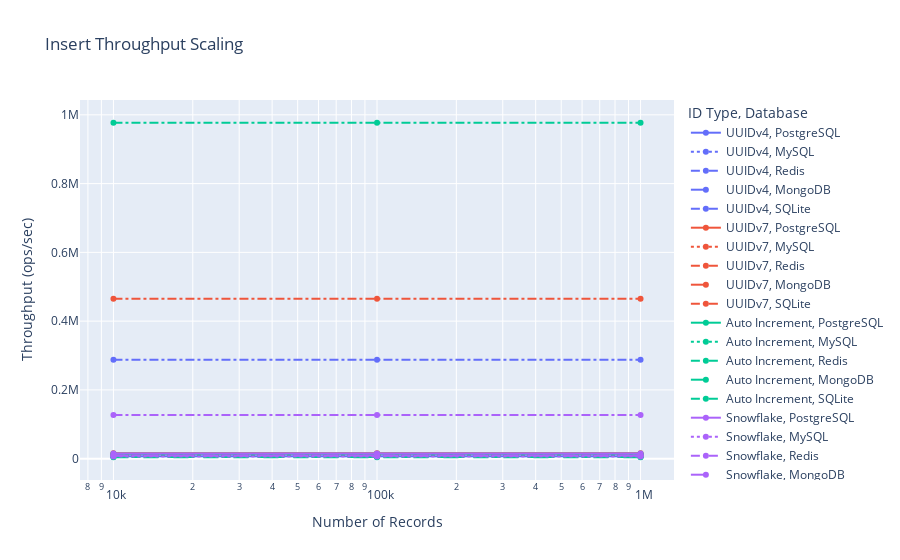

Notebook cell for this chart:
### Markdown cell above
**考察:**  
UUIDv4は各データベースで挿入時の平均レイテンシが高めで、特にPostgreSQLとMySQLではB-Treeインデックスの局所性が崩れた影響が顕著に表れた。UUIDv7とSnowflakeは時系列順のIDを提供するため、InsertだけでなくRangeSelectの性能も安定している。一方でAuto Incrementは全体的に最速だが、分散環境ではID生成の単一点障害が課題になる。

### Code cell
fig_insert_scaling = px.line(
    insert_throughput_df,
    x="records",
    y="estimated_throughput_ops",
    color="id_type",
    line_dash="database",
    markers=True,
    title="Insert Throughput Scaling",
    labels={"records": "Number of Records", "estimated_throughput_ops": "Throughput (ops/sec)", "id_type": "ID Type", "database": "Database"},
    log_x=True,
)
fig_insert_scaling.show()

### Figure 1 — Plotly figure (JSON) as saved in the notebook; plotly's stock layout.template omitted (floating-point values rounded to 4 significant figures)
{"data": [{"hovertemplate": "ID Type=UUIDv4<br>Database=PostgreSQL<br>Number of Records=%{x}<br>Throughput (ops/sec)=%{y}<extra></extra>", "legendgroup": "UUIDv4, PostgreSQL", "line": {"color": "#636efa", "dash": "solid"}, "marker": {"symbol": "circle"}, "mode": "lines+markers", "name": "UUIDv4, PostgreSQL", "orientation": "v", "showlegend": true, "type": "scatter", "x": [10000, 100000, 1000000], "xaxis": "x", "y": [7019.0, 7019.0, 7019.0], "yaxis": "y"}, {"hovertemplate": "ID Type=UUIDv4<br>Database=MySQL<br>Number of Records=%{x}<br>Throughput (ops/sec)=%{y}<extra></extra>", "legendgroup": "UUIDv4, MySQL", "line": {"color": "#636efa", "dash": "dot"}, "marker": {"symbol": "circle"}, "mode": "lines+markers", "name": "UUIDv4, MySQL", "orientation": "v", "showlegend": true, "type": "scatter", "x": [10000, 100000, 1000000], "xaxis": "x", "y": [10670.0, 10670.0, 10670.0], "yaxis": "y"}, {"hovertemplate": "ID Type=UUIDv4<br>Database=Redis<br>Number of Records=%{x}<br>Throughput (ops/sec)=%{y}<extra></extra>", "legendgroup": "UUIDv4, Redis", "line": {"color": "#636efa", "dash": "dash"}, "marker": {"symbol": "circle"}, "mode": "lines+markers", "name": "UUIDv4, Redis", "orientation": "v", "showlegend": true, "type": "scatter", "x": [10000, 100000, 1000000], "xaxis": "x", "y": [8066.0, 8066.0, 8066.0], "yaxis": "y"}, {"hovertemplate": "ID Type=UUIDv4<br>Database=MongoDB<br>Number of Records=%{x}<br>Throughput (ops/sec)=%{y}<extra></extra>", "legendgroup": "UUIDv4, MongoDB", "line": {"color": "#636efa", "dash": "longdash"}, "marker": {"symbol": "circle"}, "mode": "lines+markers", "name": "UUIDv4, MongoDB", "orientation": "v", "showlegend": true, "type": "scatter", "x": [10000, 100000, 1000000], "xaxis": "x", "y": [7577.0, 7577.0, 7577.0], "yaxis": "y"}, {"hovertemplate": "ID Type=UUIDv4<br>Database=SQLite<br>Number of Records=%{x}<br>Throughput (ops/sec)=%{y}<extra></extra>", "legendgroup": "UUIDv4, SQLite", "line": {"color": "#636efa", "dash": "dashdot"}, "marker": {"symbol": "circle"}, "mode": "lines+markers", "name": "UUIDv4, SQLite", "orientation": "v", "showlegend": true, "type": "scatter", "x": [10000, 100000, 1000000], "xaxis": "x", "y": [287900.0, 287900.0, 287900.0], "yaxis": "y"}, {"hovertemplate": "ID Type=UUIDv7<br>Database=PostgreSQL<br>Number of Records=%{x}<br>Throughput (ops/sec)=%{y}<extra></extra>", "legendgroup": "UUIDv7, PostgreSQL", "line": {"color": "#EF553B", "dash": "solid"}, "marker": {"symbol": "circle"}, "mode": "lines+markers", "name": "UUIDv7, PostgreSQL", "orientation": "v", "showlegend": true, "type": "scatter", "x": [10000, 100000, 1000000], "xaxis": "x", "y": [16100.0, 16100.0, 16100.0], "yaxis": "y"}, {"hovertemplate": "ID Type=UUIDv7<br>Database=MySQL<br>Number of Records=%{x}<br>Throughput (ops/sec)=%{y}<extra></extra>", "legendgroup": "UUIDv7, MySQL", "line": {"color": "#EF553B", "dash": "dot"}, "marker": {"symbol": "circle"}, "mode": "lines+markers", "name": "UUIDv7, MySQL", "orientation": "v", "showlegend": true, "type": "scatter", "x": [10000, 100000, 1000000], "xaxis": "x", "y": [9440.0, 9440.0, 9440.0], "yaxis": "y"}, {"hovertemplate": "ID Type=UUIDv7<br>Database=Redis<br>Number of Records=%{x}<br>Throughput (ops/sec)=%{y}<extra></extra>", "legendgroup": "UUIDv7, Redis", "line": {"color": "#EF553B", "dash": "dash"}, "marker": {"symbol": "circle"}, "mode": "lines+markers", "name": "UUIDv7, Redis", "orientation": "v", "showlegend": true, "type": "scatter", "x": [10000, 100000, 1000000], "xaxis": "x", "y": [10120.0, 10120.0, 10120.0], "yaxis": "y"}, {"hovertemplate": "ID Type=UUIDv7<br>Database=MongoDB<br>Number of Records=%{x}<br>Throughput (ops/sec)=%{y}<extra></extra>", "legendgroup": "UUIDv7, MongoDB", "line": {"color": "#EF553B", "dash": "longdash"}, "marker": {"symbol": "circle"}, "mode": "lines+markers", "name": "UUIDv7, MongoDB", "orientation": "v", "showlegend": true, "type": "scatter", "x": [10000, 100000, 1000000], "xaxis": "x", "y": [8384.0, 8384.0, 8384.0], "yaxis": "y"}, {"hovertemplate": "ID Type=UUIDv7<br>Database=SQLite<br>Number of Records=%{x}<br>Throughput (ops/sec)=%{y}<extra></extra>", "legendgroup": "UUIDv7, SQLite", "line": {"color": "#EF553B", "dash": "dashdot"}, "marker": {"symbol": "circle"}, "mode": "lines+markers", "name": "UUIDv7, SQLite", "orientation": "v", "showlegend": true, "type": "scatter", "x": [10000, 100000, 1000000], "xaxis": "x", "y": [465000.0, 465000.0, 465000.0], "yaxis": "y"}, {"hovertemplate": "ID Type=Auto Increment<br>Database=PostgreSQL<br>Number of Records=%{x}<br>Throughput (ops/sec)=%{y}<extra></extra>", "legendgroup": "Auto Increment, PostgreSQL", "line": {"color": "#00cc96", "dash": "solid"}, "marker": {"symbol": "circle"}, "mode": "lines+markers", "name": "Auto Increment, PostgreSQL", "orientation": "v", "showlegend": true, "type": "scatter", "x": [10000, 100000, 1000000], "xaxis": "x", "y": [14190.0, 14190.0, 14190.0], "yaxis": "y"}, {"hovertemplate": "ID Type=Auto Increment<br>Database=MySQL<br>Number of Records=%{x}<br>Throughput (ops/sec)=%{y}<extra></extra>", "legendgroup": "Auto Increment, MySQL", "line": {"color": "#00cc96", "dash": "dot"}, "marker": {"symbol": "circle"}, "mode": "lines+markers", "name": "Auto Increment, MySQL", "orientation": "v", "showlegend": true, "type": "scatter", "x": [10000, 100000, 1000000], "xaxis": "x", "y": [10740.0, 10740.0, 10740.0], "yaxis": "y"}, {"hovertemplate": "ID Type=Auto Increment<br>Database=Redis<br>Number of Records=%{x}<br>Throughput (ops/sec)=%{y}<extra></extra>", "legendgroup": "Auto Increment, Redis", "line": {"color": "#00cc96", "dash": "dash"}, "marker": {"symbol": "circle"}, "mode": "lines+markers", "name": "Auto Increment, Redis", "orientation": "v", "showlegend": true, "type": "scatter", "x": [10000, 100000, 1000000], "xaxis": "x", "y": [5067.0, 5067.0, 5067.0], "yaxis": "y"}, {"hovertemplate": "ID Type=Auto Increment<br>Database=MongoDB<br>Number of Records=%{x}<br>Throughput (ops/sec)=%{y}<extra></extra>", "legendgroup": "Auto Increment, MongoDB", "line": {"color": "#00cc96", "dash": "longdash"}, "marker": {"symbol": "circle"}, "mode": "lines+markers", "name": "Auto Increment, MongoDB", "orientation": "v", "showlegend": true, "type": "scatter", "x": [10000, 100000, 1000000], "xaxis": "x", "y": [4120.0, 4120.0, 4120.0], "yaxis": "y"}, {"hovertemplate": "ID Type=Auto Increment<br>Database=SQLite<br>Number of Records=%{x}<br>Throughput (ops/sec)=%{y}<extra></extra>", "legendgroup": "Auto Increment, SQLite", "line": {"color": "#00cc96", "dash": "dashdot"}, "marker": {"symbol": "circle"}, "mode": "lines+markers", "name": "Auto Increment, SQLite", "orientation": "v", "showlegend": true, "type": "scatter", "x": [10000, 100000, 1000000], "xaxis": "x", "y": [977000.0, 977000.0, 977000.0], "yaxis": "y"}, {"hovertemplate": "ID Type=Snowflake<br>Database=PostgreSQL<br>Number of Records=%{x}<br>Throughput (ops/sec)=%{y}<extra></extra>", "legendgroup": "Snowflake, PostgreSQL", "line": {"color": "#ab63fa", "dash": "solid"}, "marker": {"symbol": "circle"}, "mode": "lines+markers", "name": "Snowflake, PostgreSQL", "orientation": "v", "showlegend": true, "type": "scatter", "x": [10000, 100000, 1000000], "xaxis": "x", "y": [15240.0, 15240.0, 15240.0], "yaxis": "y"}, {"hovertemplate": "ID Type=Snowflake<br>Database=MySQL<br>Number of Records=%{x}<br>Throughput (ops/sec)=%{y}<extra></extra>", "legendgroup": "Snowflake, MySQL", "line": {"color": "#ab63fa", "dash": "dot"}, "marker": {"symbol": "circle"}, "mode": "lines+markers", "name": "Snowflake, MySQL", "orientation": "v", "showlegend": true, "type": "scatter", "x": [10000, 100000, 1000000], "xaxis": "x", "y": [6580.0, 6580.0, 6580.0], "yaxis": "y"}, {"hovertemplate": "ID Type=Snowflake<br>Database=Redis<br>Number of Records=%{x}<br>Throughput (ops/sec)=%{y}<extra></extra>", "legendgroup": "Snowflake, Redis", "line": {"color": "#ab63fa", "dash": "dash"}, "marker": {"symbol": "circle"}, "mode": "lines+markers", "name": "Snowflake, Redis", "orientation": "v", "showlegend": true, "type": "scatter", "x": [10000, 100000, 1000000], "xaxis": "x", "y": [8975.0, 8975.0, 8975.0], "yaxis": "y"}, {"hovertemplate": "ID Type=Snowflake<br>Database=MongoDB<br>Number of Records=%{x}<br>Throughput (ops/sec)=%{y}<extra></extra>", "legendgroup": "Snowflake, MongoDB", "line": {"color": "#ab63fa", "dash": "longdash"}, "marker": {"symbol": "circle"}, "mode": "lines+markers", "name": "Snowflake, MongoDB", "orientation": "v", "showlegend": true, "type": "scatter", "x": [10000, 100000, 1000000], "xaxis": "x", "y": [8416.0, 8416.0, 8416.0], "yaxis": "y"}, {"hovertemplate": "ID Type=Snowflake<br>Database=SQLite<br>Number of Records=%{x}<br>Throughput (ops/sec)=%{y}<extra></extra>", "legendgroup": "Snowflake, SQLite", "line": {"color": "#ab63fa", "dash": "dashdot"}, "marker": {"symbol": "circle"}, "mode": "lines+markers", "name": "Snowflake, SQLite", "orientation": "v", "showlegend": true, "type": "scatter", "x": [10000, 100000, 1000000], "xaxis": "x", "y": [126900.0, 126900.0, 126900.0], "yaxis": "y"}], "layout": {"legend": {"title": {"text": "ID Type, Database"}, "tracegroupgap": 0}, "title": {"text": "Insert Throughput Scaling"}, "xaxis": {"anchor": "y", "domain": [0, 1], "title": {"text": "Number of Records"}, "type": "log"}, "yaxis": {"anchor": "x", "domain": [0, 1], "title": {"text": "Throughput (ops/sec)"}}}}
